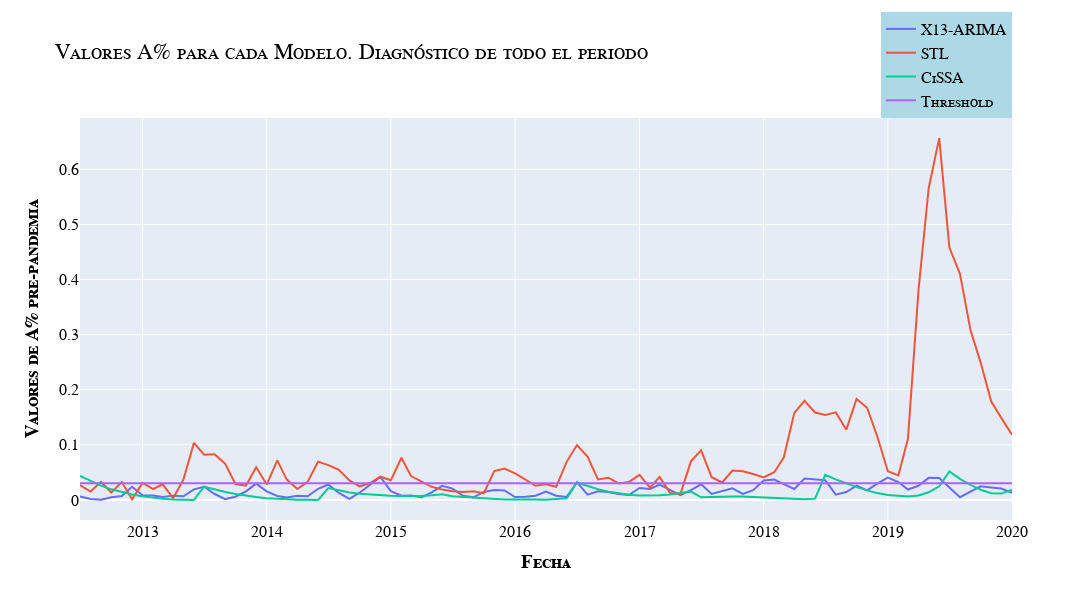

Source (notebook cell):
### Code cell
x13 = pd.read_csv(rt+"/X13Model_out20220501/A%_pos.csv")
stl = pd.read_csv(rt+"/STLModel_out20220501/A%_pos.csv")
cissa = pd.read_csv(rt+"/CiSSAModel_out20220501/A%_pos.csv")
fig = go.Figure()
fig.add_trace(go.Scatter(x=x13['ds'], y=x13.iloc[:,1], name="X13-ARIMA"))
fig.add_trace(go.Scatter(x=stl['ds'], y=stl.iloc[:,1], name="STL"))
fig.add_trace(go.Scatter(x=cissa['ds'], y=cissa.iloc[:,1], name="CiSSA"))
fig.add_trace(go.Scatter(x=cissa['ds'], y=0.03*np.ones(len(cissa)), name="Threshold"))

fig.update_layout(
    title="Valores A% para cada Modelo. Diagnóstico de todo el periodo ",
    yaxis_title="<b>Valores de A% pre-pandemia</b>",
    )
fig.update_layout(**generic_layouts)
fig
